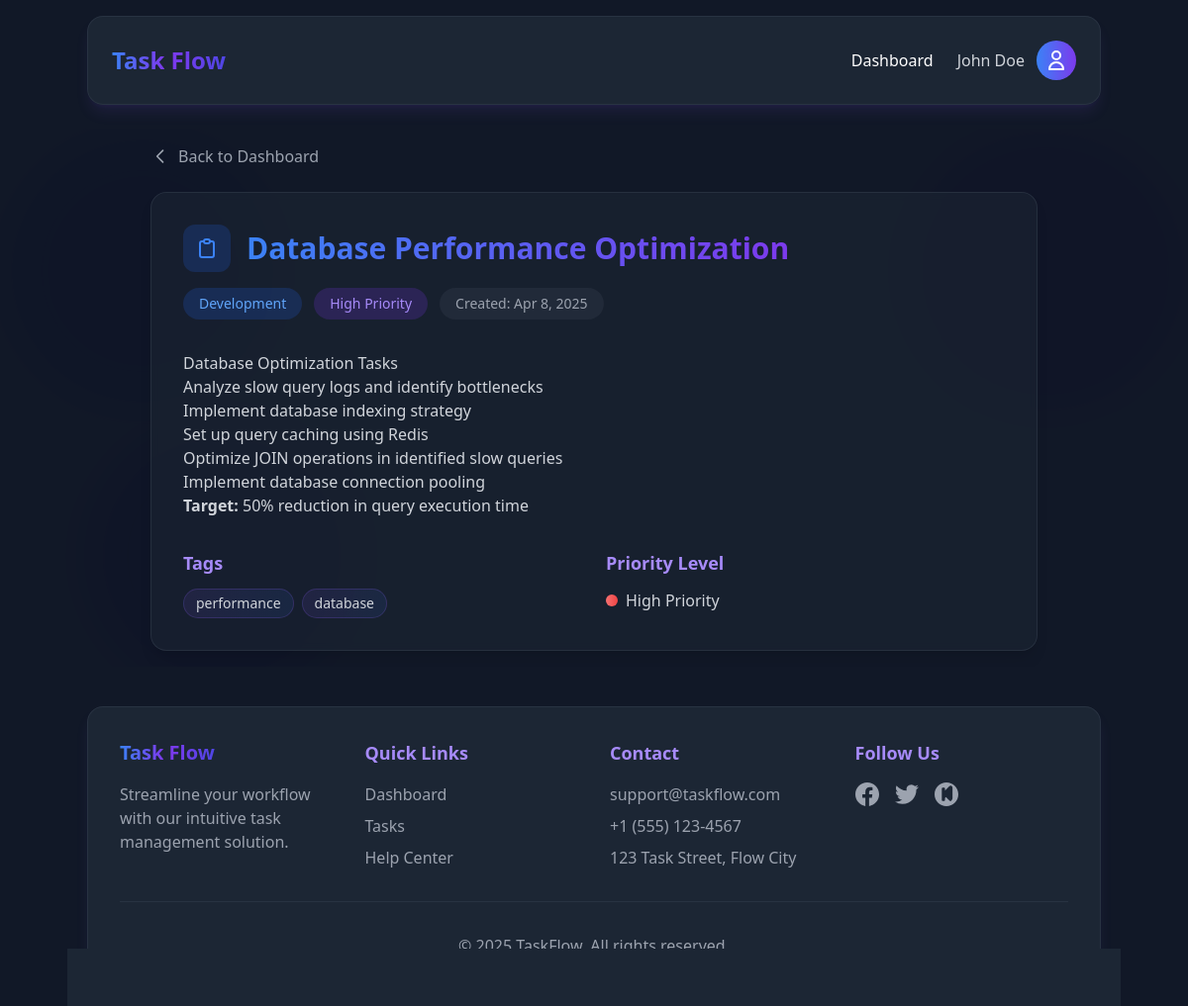
Screenshot of /task-view.php?id=5 (signed in) with the database file from the repository.
### tables this page shows
CREATE TABLE tasks (
    id BIGINT UNSIGNED AUTO_INCREMENT PRIMARY KEY,
    user_id BIGINT UNSIGNED NOT NULL,
    title VARCHAR(255) NOT NULL,
    description TEXT,
    category ENUM('planning', 'development', 'testing') NOT NULL,
    priority ENUM('low', 'medium', 'high') NOT NULL,
    status ENUM('pending', 'in_progress', 'completed') DEFAULT 'pending',
    created_at TIMESTAMP DEFAULT CURRENT_TIMESTAMP,
    updated_at TIMESTAMP DEFAULT CURRENT_TIMESTAMP ON UPDATE CURRENT_TIMESTAMP,
    FOREIGN KEY (user_id) REFERENCES users(id) ON DELETE CASCADE
);

### config/database.php (called while the page is built, shortened)
<?php
class Database {
    private static $instance = null;
    private $connection;
    private $host = 'db';
    private $database = 'taskflow_db';
    private $username = 'root';
    private $password = 'rootpassword';
    private function __construct() {
        $this->connection = mysqli_connect(
            $this->host,
            $this->username,
            $this->password,
            $this->database
        );
        mysqli_set_charset($this->connection, 'utf8');
    }
    public static function getInstance() {
        if (self::$instance === null) {
            self::$instance = new self();
        }
        return self::$instance;
    }
    public function getConnection() {
        return $this->connection;
    }
}

### models/Task.php (called while the page is built, shortened)
<?php
require_once(__DIR__ . '/../config/database.php');
class Task {
    private $conn;
    public function __construct() {
        $this->db = Database::getInstance();
        $this->conn = $this->db->getConnection();
    }
    public function getTaskById($id, $userId = null) {
        $query = "SELECT t.*, GROUP_CONCAT(tg.name) as tags
                 FROM tasks t
                 LEFT JOIN task_tags tt ON t.id = tt.task_id
                 LEFT JOIN tags tg ON tt.tag_id = tg.id
                 WHERE t.id = ? ";
        if ($userId !== null) {
            $query .= "AND t.user_id = ? ";
        }
        $query .= "GROUP BY t.id";
        $stmt = mysqli_prepare($this->conn, $query);
        if ($userId !== null) {
            mysqli_stmt_bind_param($stmt, 'ii', $id, $userId);
        } else {
            mysqli_stmt_bind_param($stmt, 'i', $id);
        }
        if (!mysqli_stmt_execute($stmt)) {
            throw new Exception("Error fetching task: " . mysqli_error($this->conn));
        }
        $result = mysqli_stmt_get_result($stmt);
        $task = mysqli_fetch_assoc($result);
        if ($task) {
            $task['tags'] = $task['tags'] ? explode(',', $task['tags']) : [];
        }
        return $task;
    }
}

### task-view.php (the view, shortened to what this page needs)
<?php
require_once(__DIR__ . '/models/Task.php');
$taskId = isset($_GET['id']) ? (int)$_GET['id'] : 0;
try {
    $taskModel = new Task();
    $task = $taskModel->getTaskById($taskId, $_SESSION['user']['id']);
} catch (Exception $e) {
    error_log($e->getMessage());
    header('Location: /');
    exit;
}
?>
<div class="relative overflow-hidden">
    <div class="absolute top-0 left-0 w-72 h-72 bg-blue-600 rounded-full mix-blend-multiply filter blur-xl opacity-20 animate-blob"></div>
    <div class="absolute top-0 right-0 w-72 h-72 bg-violet-600 rounded-full mix-blend-multiply filter blur-xl opacity-20 animate-blob animation-delay-2000"></div>
    <div class="absolute -bottom-8 left-20 w-72 h-72 bg-indigo-600 rounded-full mix-blend-multiply filter blur-xl opacity-20 animate-blob animation-delay-4000"></div>
    <div class="container mx-auto p-4 relative">
        <div class="max-w-4xl mx-auto">
            <a href="/" class="inline-flex items-center gap-2 text-gray-400 hover:text-violet-400 transition-colors duration-200 mb-6">
                <svg class="w-5 h-5" fill="none" stroke="currentColor" viewBox="0 0 24 24">
                    <path stroke-linecap="round" stroke-linejoin="round" stroke-width="2" d="M15 19l-7-7 7-7"></path>
                </svg>
                Back to Dashboard
            </a>
            <div class="bg-gray-800/50 backdrop-blur-sm rounded-2xl p-8 border border-gray-700/50 shadow-lg transition-all duration-300 hover:shadow-violet-500/20">
                <div class="mb-8">
                    <div class="flex items-center gap-4 mb-4">
                        <div class="p-3 bg-blue-600/20 rounded-xl">
                            <svg class="w-6 h-6 text-blue-500" fill="none" stroke="currentColor" viewBox="0 0 24 24">
                                <path stroke-linecap="round" stroke-linejoin="round" stroke-width="2" d="M9 5H7a2 2 0 00-2 2v12a2 2 0 002 2h10a2 2 0 002-2V7a2 2 0 00-2-2h-2M9 5a2 2 0 002 2h2a2 2 0 002-2M9 5a2 2 0 012-2h2a2 2 0 012 2"></path>
                            </svg>
                        </div>
                        <h1 class="text-3xl font-bold bg-gradient-to-r from-blue-500 to-violet-600 bg-clip-text text-transparent">
                        </h1>
                    </div>
                    <div class="flex flex-wrap gap-3">
                        <span class="px-4 py-1.5 bg-blue-600/20 text-blue-400 rounded-full text-sm font-medium"><?php echo ucfirst(htmlspecialchars($task['category'])); ?></span>
                        <span class="px-4 py-1.5 bg-violet-600/20 text-violet-400 rounded-full text-sm font-medium"><?php echo ucfirst(htmlspecialchars($task['priority'])); ?> Priority</span>
                        <span class="px-4 py-1.5 bg-gray-600/20 text-gray-400 rounded-full text-sm font-medium">Created: <?php echo date('M j, Y', strtotime($task['created_at'])); ?></span>
                    </div>
                </div>
                <div class="prose prose-invert max-w-none mb-8">
                    <div class="space-y-6 text-gray-300">
                        <div class="prose prose-invert max-w-none">
                        <?php
                        $description = html_entity_decode($task['description'], ENT_QUOTES | ENT_HTML5, 'UTF-8');
                        $description = str_replace('\r\n', "\n", $description);
                        echo $description;
                        ?>
                        </div>
                    </div>
                </div>
                <div class="grid grid-cols-1 md:grid-cols-2 gap-6">
                    <div class="space-y-3">
                        <h3 class="text-lg font-semibold text-violet-400">Tags</h3>
                        <div class="flex flex-wrap gap-2">
                            <?php foreach ($task['tags'] as $tag): ?>
                            <span class="px-3 py-1 bg-gradient-to-r from-violet-500/10 to-blue-500/10 rounded-full border border-violet-500/20 text-gray-300 text-sm"><?php echo htmlspecialchars($tag); ?></span>
                            <?php endforeach; ?>
                        </div>
                    </div>
                    <div class="space-y-3">
                        <h3 class="text-lg font-semibold text-violet-400">Priority Level</h3>
                        <div class="flex items-center gap-2">
                            <div class="h-3 w-3 rounded-full bg-gradient-to-r <?php
                            switch($task['priority']) {
                                case 'high':
                                    echo 'from-red-400 to-red-500';
                                    break;
                            }
                            ?>"></div>
                            <span class="text-gray-300"><?php echo ucfirst($task['priority']); ?> Priority</span>
                        </div>
                    </div>
                </div>
            </div>
        </div>
    </div>
</div>
<?php
require_once(__DIR__ . '/layouts/base.php');
?>

### rows the page displays
tasks: category "Development", priority "High", created_at "Apr 8, 2025", description "Database Optimization Tasks Analyze slow query logs and identify bottlenecks Implement database indexing strategy Set up query caching using Redis Optimize JOIN operations in identified slow queries Implement database connection pooling Target: 50% reduction in query execution time"

### other values shown
$_SESSION['user']['name'] "John Doe"
$tag "performance"
$tag "database"
